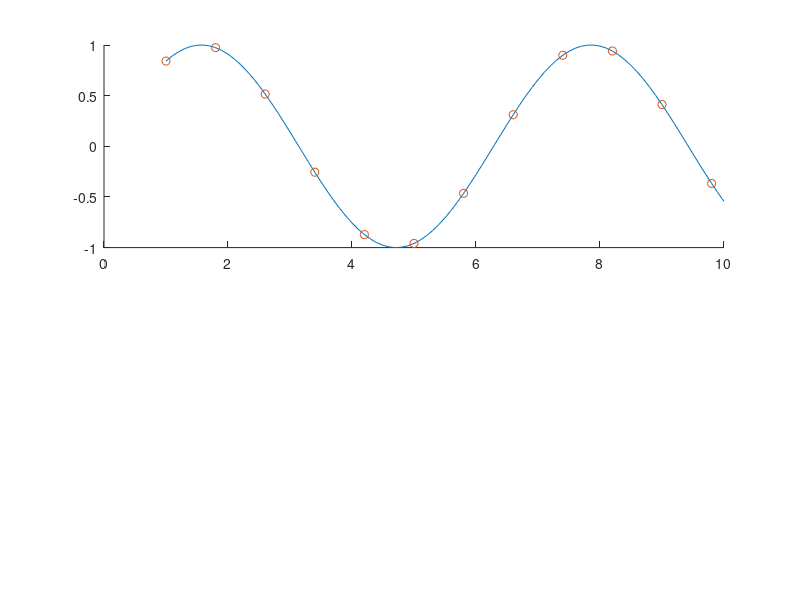

Write the MATLAB code that produced this figure. (Note: this script raises an error after producing the figure.)
clc;
resamp = @(x,tx,a,meth) resample(x,tx,a/(tx(2)-tx(1)),meth,1,1); % 'linear', 'spline', 'pchip'
x0 = 1:0.1:10;
x1 = 1:0.8:10;
figure; 
subplot(211);
hold on;
plot(x0,sin(x0));
plot(x1,sin(x1), 'o');
% a = ( 3/(x1(2)- x1(1)));
% [y,ty] = resample((sin(x1)),x1,a,'spline',1,1);
[y,ty] = resamp(sin(x1),x1,3,'spline');
plot(ty,y,'.-');

subplot(212);
hold on;
plot(x0,ones(size(x0)));
plot(x1,ones(size(x1)), 'o');
% a = ( 3/(x1(2)- x1(1)));
% [y,ty] = resample(ones(size(x1)),x1,a,'spline',1,1);
[y,ty] = resamp(ones(size(x1)),x1,3,'spline');
plot(ty,y,'.-');